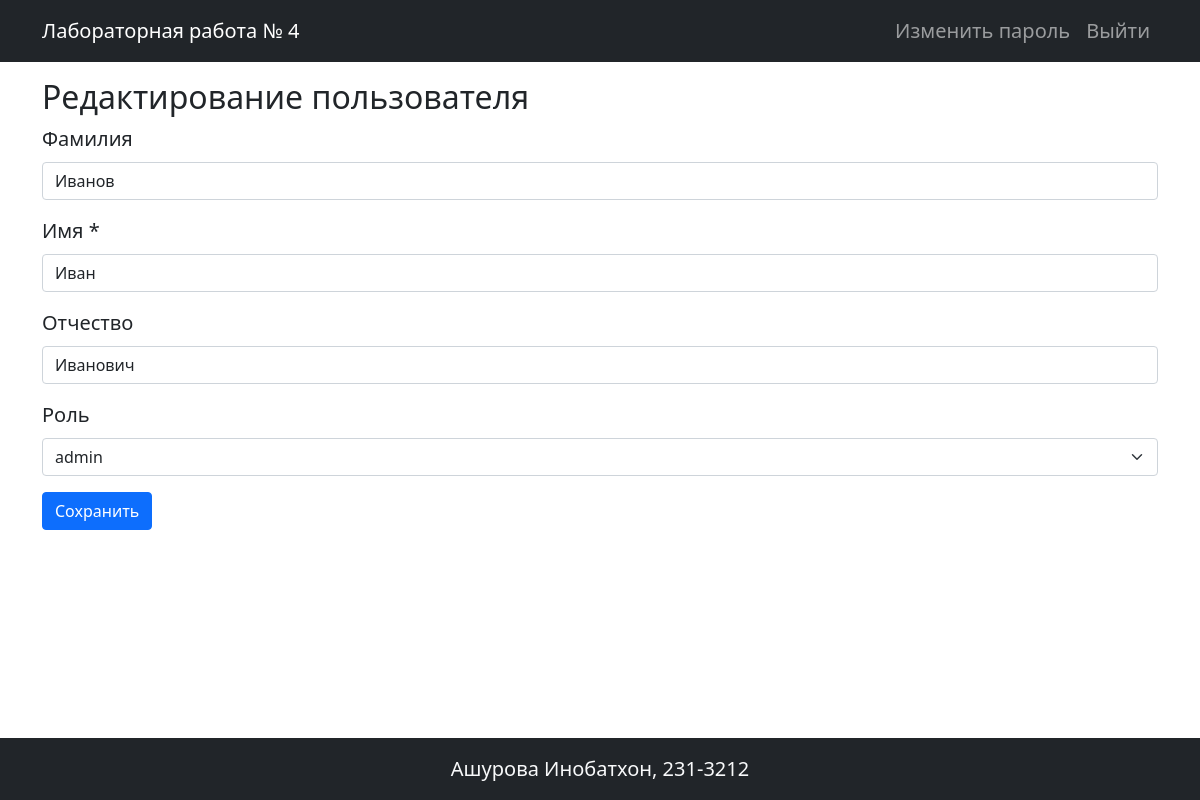
Screenshot of /users/2/edit (signed in) with the database file from the repository.
### app.py (models this page shows)
class User(db.Model, UserMixin):
    id = db.Column(db.Integer, primary_key=True)
    username = db.Column(db.String(50), unique=True, nullable=False)
    password_hash = db.Column(db.String(128), nullable=False)
    last_name = db.Column(db.String(50))
    first_name = db.Column(db.String(50), nullable=False)
    middle_name = db.Column(db.String(50))
    role_id = db.Column(db.Integer, db.ForeignKey('role.id'))
    role = db.relationship('Role', backref='users')
    created_at = db.Column(db.DateTime, default=datetime.utcnow)

class Role(db.Model):
    id = db.Column(db.Integer, primary_key=True)
    name = db.Column(db.String(50), nullable=False)
    description = db.Column(db.String(200))

### app.py (the view, shortened to what this page needs)
@app.route('/users/<int:id>/edit', methods=['GET', 'POST'])
@login_required
def edit_user(id):
    user = User.query.get_or_404(id)
    roles = Role.query.all()
    return render_template('edit_user.html', user=user, roles=roles)

### app.py (called while the page is built)
@login_manager.user_loader
def load_user(user_id):
    return User.query.get(int(user_id))

### templates/edit_user.html
{% extends "base.html" %}
{% from "_macros.html" import render_user_form %}
{% block content %}
<h2>Редактирование пользователя</h2>
<form method="POST">
    {{ render_user_form(user, roles, is_edit=True) }}
</form>
{% endblock %}

### templates/_macros.html (shortened to what this page needs)
{% macro render_user_form(user, roles, is_edit=False) %}
    <div class="mb-3">
        <label for="last_name" class="form-label">Фамилия</label>
        <input type="text" class="form-control" id="last_name" name="last_name" value="{{ user.last_name if user else '' }}">
    </div>
    <div class="mb-3">
        <label for="first_name" class="form-label">Имя *</label>
        <input type="text" class="form-control" id="first_name" name="first_name" value="{{ user.first_name if user else '' }}" required>
    </div>
    <div class="mb-3">
        <label for="middle_name" class="form-label">Отчество</label>
        <input type="text" class="form-control" id="middle_name" name="middle_name" value="{{ user.middle_name if user else '' }}">
    </div>
    <div class="mb-3">
        <label for="role_id" class="form-label">Роль</label>
        <select class="form-select" id="role_id" name="role_id">
            {% for role in roles %}
                <option value="{{ role.id }}" {% if user and user.role_id == role.id %}selected{% endif %}>
                    {{ role.name }}
                </option>
            {% endfor %}
        </select>
    </div>
    <button type="submit" class="btn btn-primary">Сохранить</button>
{% endmacro %}

### static/styles.css (style rules this page uses)
body { font-size: 1.25rem; display: grid; grid-template-rows: auto 1fr auto; height: 100vh; margin: 0; }

### rows the page displays
User: last_name "Иванов", first_name "Иван", middle_name "Иванович", role_id "admin"
